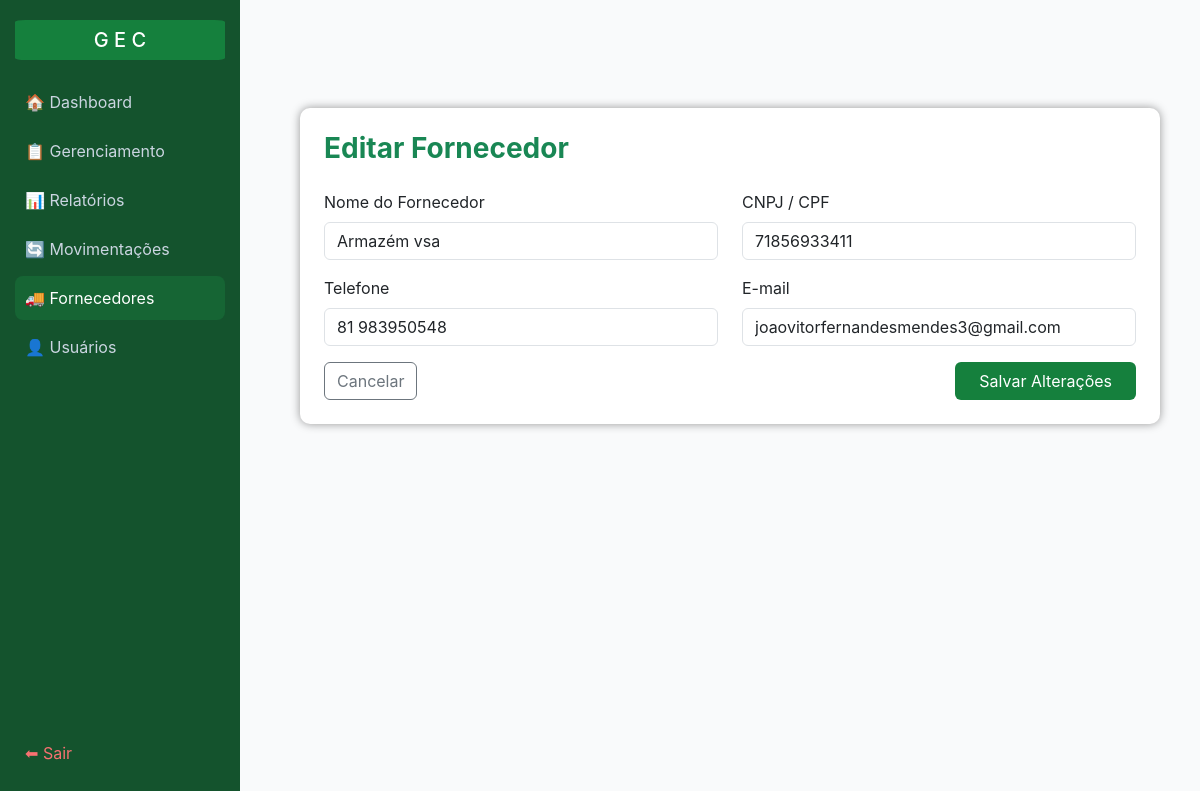
The app's page /fornecedores/editar/18 (signed in) with its own data.
### tables this page shows
CREATE TABLE "fornecedores" (
	"id"	INTEGER,
	"nome"	TEXT NOT NULL,
	"cnpj_cpf"	TEXT NOT NULL,
	"telefone"	TEXT NOT NULL,
	"email"	TEXT NOT NULL, ativo INTEGER DEFAULT 1,
	PRIMARY KEY("id" AUTOINCREMENT)
);

### app.py (the view, shortened to what this page needs)
@app.route('/fornecedores/editar/<int:id>', methods=["GET", "POST"])
@admin_required
def editar_fornecedor(id):
    atualizar_produtos()
    conn = conectar()
    cur = conn.cursor()
    fornecedor = cur.execute('SELECT * FROM fornecedores WHERE id=?', (id,)).fetchone()
    conn.close()
    return render_template('forn/editar_forn.html', fornecedor=fornecedor)

### app.py (called while the page is built)
def admin_required(f):
    @wraps(f)
    def wrapper(*args, **kwargs):
        if not session.get("usuario"):
            flash("Faça login primeiro!")
            return redirect(url_for("login"))
        if session.get("perfil") != "admin":
            flash("Acesso restrito a administradores.")
            return redirect(url_for("home"))
        return f(*args, **kwargs)
    return wrapper

def atualizar_produtos():
    conn = conectar()
    cur = conn.cursor()
    from datetime import datetime, timedelta
    hoje = datetime.now().date()
    limite_alerta = hoje + timedelta(days=7)
    cur.execute("""
        UPDATE produtos
        SET status_validade = 'vencido'
        WHERE date(data_validade) < date(?) AND ativo=1
    """, (hoje,))
    cur.execute("""
        UPDATE produtos
        SET status_validade = 'próximo do vencimento'
        WHERE date(data_validade) BETWEEN date(?) AND date(?) AND ativo=1
    """, (hoje, limite_alerta))
    cur.execute("""
        UPDATE produtos
        SET status_validade = 'válido'
        WHERE date(data_validade) > date(?) AND ativo=1
    """, (limite_alerta,))
    conn.commit()
    conn.close()

### data/db.py (called while the page is built)
def conectar():
    return sqlite3.connect("data/estoque.db")

### templates/forn/editar_forn.html (shortened to what this page needs)
<!DOCTYPE html>
<html lang="pt-BR">
<head>
  <link href="https://cdn.jsdelivr.net/npm/bootstrap@5.3.0/dist/css/bootstrap.min.css" rel="stylesheet">
</head>
<body>
 <div class="sidebar">
    <div>
      <h5>G E C</h5>
      <a href="{{ url_for('home') }}">🏠 Dashboard</a>
      <a href="{{ url_for('gerenciamento') }}">📋 Gerenciamento</a>
      <a href="{{ url_for('relatorios') }}">📊 Relatórios</a>
      <a href="{{ url_for('movimentacao') }}">🔄 Movimentações</a>
      {% if session.perfil == "admin" %}
      <a href="{{ url_for('listar_forn') }}" class="active">🚚 Fornecedores</a>
      <a href="{{ url_for('listar_usuarios') }}">👤 Usuários</a>
      {% endif %}
    </div>
    <div>
      <a href="{{ url_for('login') }}" class="logout" style="color:#f87171">⬅ Sair</a>
    </div>
  </div>
  <div class="content" style="padding-top: 9%;">
    <div class="card p-4" style="box-shadow: 0 0 10px rgba(0, 0, 0, 0.4);">
      <h3 class="fw-bold text-success mb-4">Editar Fornecedor</h3>
      <form method="POST" action="{{ url_for('editar_fornecedor', id=fornecedor[0]) }}">
        <div class="row mb-3">
          <div class="col-md-6">
            <label class="form-label">Nome do Fornecedor</label>
            <input type="text" name="nome" class="form-control" value="{{ fornecedor[1] }}" required>
          </div>
          <div class="col-md-6">
            <label class="form-label">CNPJ / CPF</label>
            <input type="text" name="cnpj_cpf" class="form-control" value="{{ fornecedor[2] }}" required>
          </div>
        </div>
        <div class="row mb-3">
          <div class="col-md-6">
            <label class="form-label">Telefone</label>
            <input type="text" name="telefone" class="form-control" value="{{ fornecedor[3] }}" required>
          </div>
          <div class="col-md-6">
            <label class="form-label">E-mail</label>
            <input type="email" name="email" class="form-control" value="{{ fornecedor[4] }}">
          </div>
        </div>
        <div class="d-flex justify-content-between">
          <a href="{{ url_for('listar_forn') }}" class="btn btn-outline-secondary">Cancelar</a>
          <button type="submit" class="btn btn-success px-4">Salvar Alterações</button>
        </div>
      </form>
    </div>
  </div>
</body>
</html>

### templates/forn/editar_forn.html (style rules this page uses)
body { background-color: #f9fafb; font-family: "Inter", sans-serif; }
.sidebar { height: 100vh; width: 240px; background-color: #14532d; color: #fff; position: fixed; top: 0; left: 0; padding: 20px 15px; display: flex; flex-direction: column; justify-content: space-between; }
.sidebar h5 { color: #fff; margin-bottom: 20px; text-align: center; background-color: #15803d; border-radius: 6px; padding: 8px 0; }
.sidebar a { display: block; color: #cbd5e1; text-decoration: none; padding: 10px; border-radius: 8px; margin-bottom: 5px; transition: 0.2s; }
.sidebar a:hover, .sidebar a.active { background-color: #166534; color: #fff; }
.logout { color: #f87171; }
.content { margin-left: 260px; padding: 40px; }
.card { border: none; box-shadow: 0 4px 10px rgba(0,0,0,0.1); border-radius: 10px; }
.btn-success { background-color: #15803d; border: none; }
.sidebar h5 { text-align: center; background-color: #15803d; border-radius: 5%; }

### records on screen
fornecedores: nome "Armazém vsa", cnpj_cpf "71856933411", telefone "81 983950548", email "joaovitorfernandesmendes3@gmail.com"
